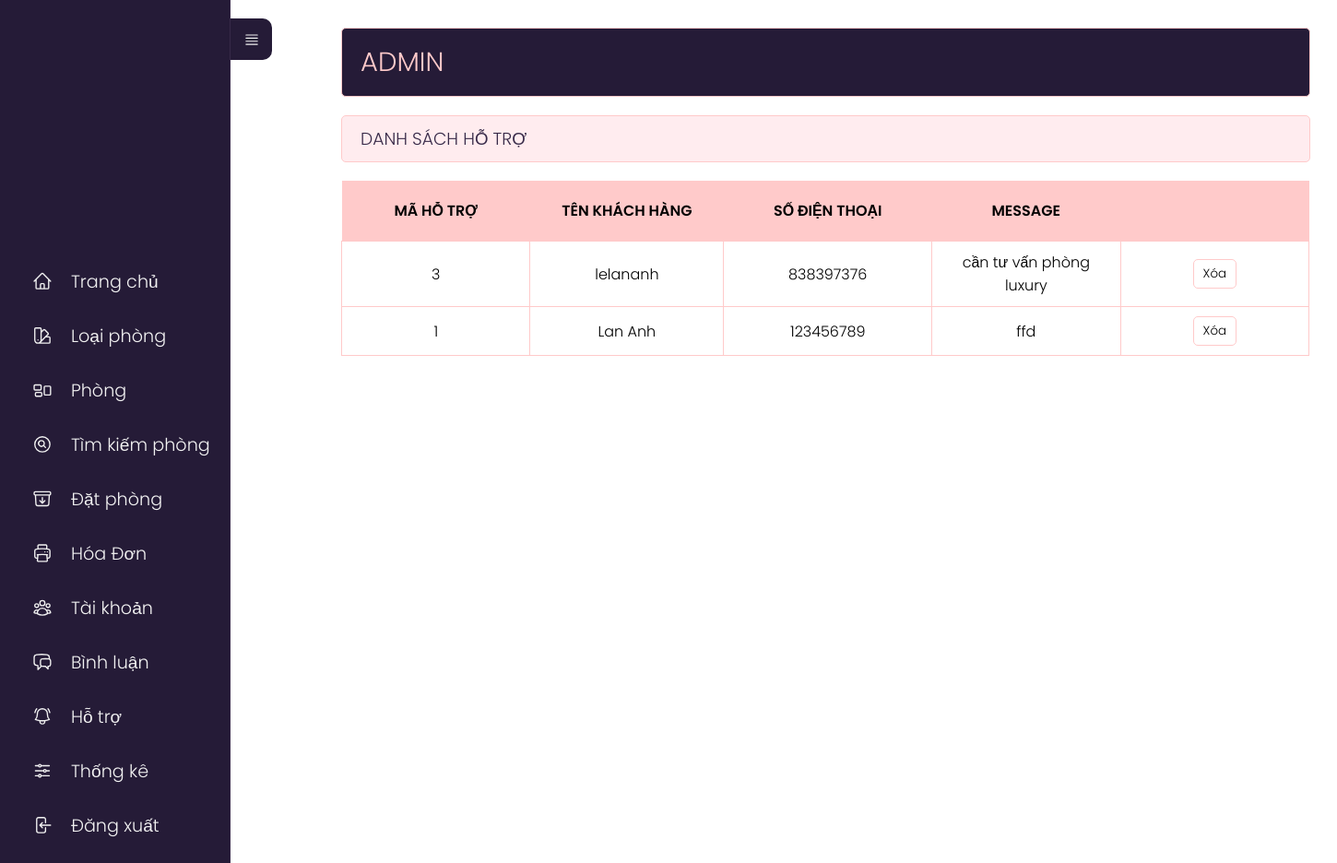
The page /admin/index.php?act=dsht on the database as committed earlier.
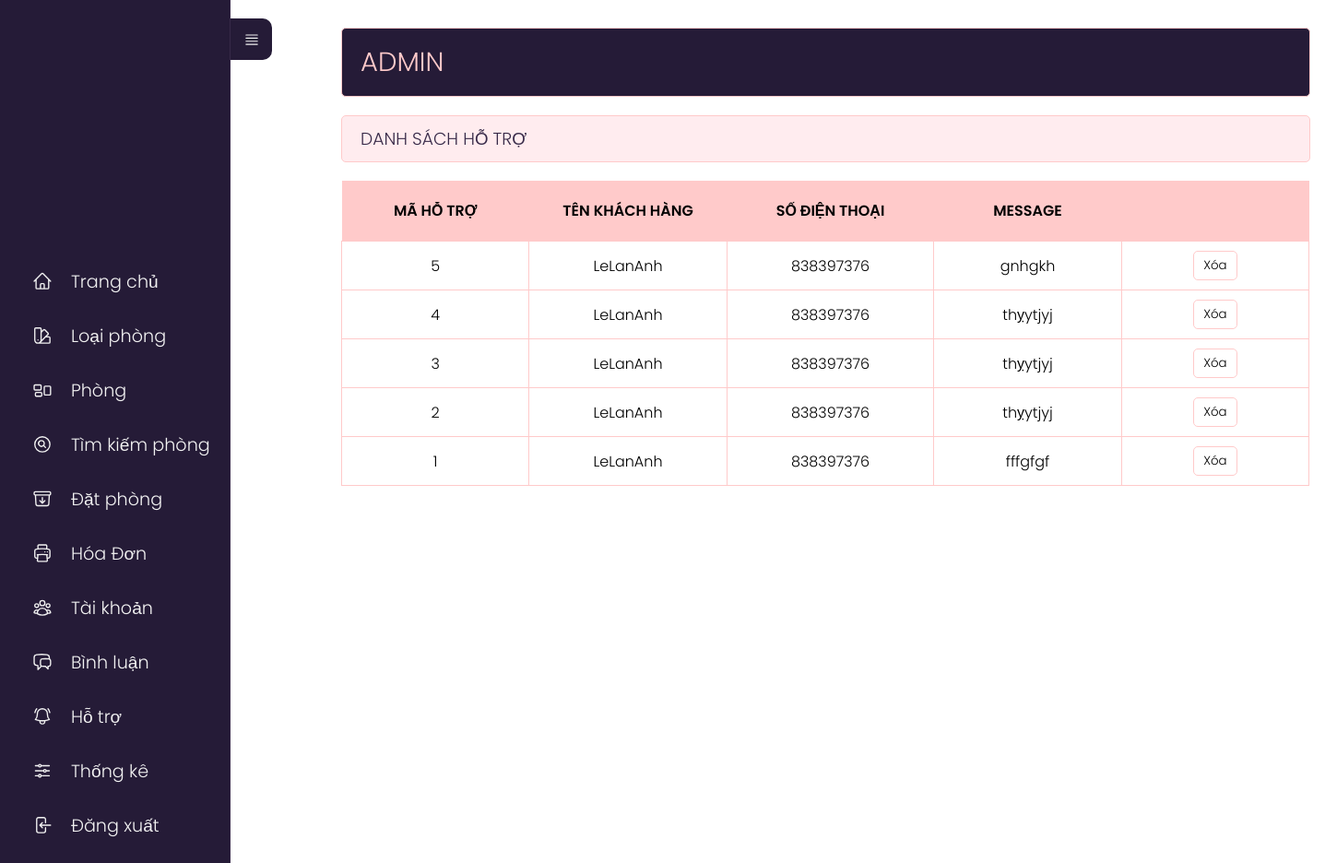
The same page on the database as committed later.
### tables this page shows
CREATE TABLE `hotro` (
  `id_hotro` int(11) NOT NULL,
  `name_user` varchar(255) NOT NULL,
  `tel` int(10) NOT NULL,
  `ghichu` text NOT NULL
);

### model/pdo.php (called while the page is built, shortened)
<?php
function pdo_get_connection(){
    $dburl = "mysql:host=localhost;dbname=khachsan;charset=utf8";
    $user = 'root';
    $password = '';
    $conn = new PDO($dburl, $user, $password);
    $conn->setAttribute(PDO::ATTR_ERRMODE, PDO::ERRMODE_EXCEPTION);
    return $conn;
}
function pdo_query($sql){
    $sql_args = array_slice(func_get_args(), 1);
    try{
        $conn = pdo_get_connection();
        $stmt = $conn->prepare($sql);
        $stmt->execute($sql_args);
        $rows = $stmt->fetchAll();
        return $rows;
    }
    catch(PDOException $e){
        throw $e;
    }
    finally{
        unset($conn);
    }
}

### model/hotro.php (called while the page is built, shortened)
<?php
    function loadall_hotro($id){
        $sql="select * from hotro where 1";
        $sql.=" order by id_hotro desc";
        $listhotro=pdo_query($sql);
        return $listhotro;
    }
?>

### admin/hotro/list.php (the view, shortened to what this page needs)
<div class="row">
    <div class="row mb headeradmin" style="width:143%;">
        <h1 style="padding: 15px 0;">ADMIN </h1>
    </div>
    <div class="row formtittle" style="width:143%;">
        <h3>DANH SÁCH HỖ TRỢ</h3>
    </div>
    <div class="row formcontent">
        <form action="index.php?act=thongke" method="post">
            <div class="row mb10 formdshanghoa" style="width:1050px;">
                <table>
                    <tr>
                        <th>MÃ HỖ TRỢ</th>
                        <th>TÊN KHÁCH HÀNG</th>
                        <th>SỐ ĐIỆN THOẠI</th>
                        <th>MESSAGE</th>
                        <th style="background-color: #FFCACA;"></th>
                    </tr>
                    <?php
                    foreach ($listhotro as $hotro) {
                        extract($hotro);
                        $xoaht = "index.php?act=xoaht&id=" . $id_hotro;
                        echo '<tr>
                                        <td>' . $id_hotro . '</td>
                                        <td>' . $name_user . '</td>
                                        <td>' . $tel . '</td>
                                        <td>' . $ghichu . '</td>
                                        <td><a onclick="return DELETE()" href="' . $xoaht . '"><input type="button" value="Xóa"></a></td>
                                    </tr>';
                    }
                    ?>
                </table>
            </div>
        </form>
    </div>
</div>
</div>

### admin/header.php (shortened to what this page needs)
<!DOCTYPE html>
<html lang="en">
<head>
  <link rel="stylesheet" href="../view_demo/css/styleadmin.css">
</head>
<body>
  <div class="content_menu">
    <nav>
      <div class="toggle_menu"><svg xmlns="http://www.w3.org/2000/svg" fill="none" viewBox="0 0 24 24" stroke-width="1.5" stroke="currentColor" class="w-6 h-6" style="width:40%;">
          <path stroke-linecap="round" stroke-linejoin="round" d="M3.75 5.25h16.5m-16.5 4.5h16.5m-16.5 4.5h16.5m-16.5 4.5h16.5" />
        </svg>
      </div>
      <ul>
        <li><a href="index.php">
            Trang chủ</a></li>
        <li><a href="index.php?act=addlp">
            Loại phòng</a></li>
        <li><a href="index.php?act=addp">
            Phòng</a></li>
        <li><a href="index.php?act=searchp">
            Tìm kiếm phòng</a></li>
        <li><a href="index.php?act=listdp">
            Đặt phòng</a></li>
        <li><a href="index.php?act=listhd">
            Hóa Đơn</a></li>
        <li><a href="index.php?act=dskh">
            Tài khoản</a></li>
        <li><a href="index.php?act=listbl">
            Bình luận</a></li>
        <li><a href="index.php?act=dsht">
            Hỗ trợ</a></li>
        <li><a href="index.php?act=thongke">
            Thống kê</a></li>
        <li><a href="index.php?act=thoat">
            Đăng xuất</a></li>
      </ul>
    </nav>
  </div>
  <section class="content_admin">
    <div class="boxcenter">

### admin/index.php (shortened to what this page needs)
<?php
    include "../model/pdo.php";
    include "../model/hotro.php";
    include "header.php";
    if (isset($_GET['act'])) {
        $act = $_GET['act'];
        switch ($act) {
            case 'dsht':
                $listhotro = loadall_hotro(0);
                include "hotro/list.php";
                break;
        }
    }
    include "footer.php";

### admin/footer.php
</section>
</body>
</html>

### view_demo/css/styleadmin.css (style rules this page uses)
* { padding: 0; margin: 0; box-sizing: border-box; font-family: 'Poppins', sans-serif; font-weight: 300; }
body { position: relative; width: 100%; min-height: 150vh; }
.boxcenter { position: absolute; top: 0; left: 250px; width: calc(100% -250px); height: 100vh; display: flex; padding: 20px; }
.row { float: left; width: 70%; }
.mb { margin-bottom: 20px; }
.mb10 { margin-bottom: 10px; }
.formtk input[type="submit"], .formcontent input[type="submit"], .formcontent input[type="reset"], .formcontent input[type="button"] { border-radius: 5px; padding: 5px 10px; background-color: #ffffff; border: 1px solid #FFCACA; }
.headeradmin { background-color: #251B37; border: 1px solid #FFCACA; color: #FFCACA; border-radius: 5px; padding: 0px 20px; width: 70%; }
.headeradmin h1 { font-size: 2vw; }
.formtittle { background-color: #FFECEF; border: 1px solid #FFCACA; color: #372948; border-radius: 5px; padding: 10px 20px; }
.formcontent { padding: 20px 0; }
table tr th { font-weight: 600; }
.formdshanghoa table { width: 100%; border-collapse: collapse; }
.formdshanghoa table th:nth-child(1) { width: 10%; padding: 20px; background-color: #FFCACA; }
.formdshanghoa table th:nth-child(2) { width: 10%; background-color: #FFCACA; }
.formdshanghoa table th:nth-child(3) { width: 10%; background-color: #FFCACA; }
.formdshanghoa table th:nth-child(4) { width: 10%; background-color: #FFCACA; }
.formdshanghoa table th:nth-child(5) { width: 10%; background-color: #FFCACA; }
.formdshanghoa table td { border: 1px solid #FFCACA; padding: 10px 20px; text-align: center; }
.content_menu nav { position: fixed; width: 250px; height: 100%; background-color: #251B37; display: flex; align-items: center; border-right: 1px solid #372948; z-index: 1000; }
.content_menu nav ul { width: 100%; list-style: none; overflow: hidden; }
.content_menu nav ul li a { width: 100%; color: #f2f2f2; font-size: 1.2em; text-decoration: none; display: inline-flex; align-items: center; padding: 15px; transition: linear 0.5s; }
.content_menu nav ul li a svg { margin: 0 20px; color: #f2f2f2; font-size: 1.2em; transition: linear 0.2s; }
.content_admin { position: absolute; top: 0; left: 100px; width: calc(100% -250px); height: 100vh; display: flex; top:10px; padding: 20px; transition: ease-in-out 0.5s; }
nav .toggle_menu { position: absolute; top: 20px; right: -46px; width: 45px; height: 45px; display: flex; justify-content: center; align-items: center; background-color: #251B37; border-radius: 0 10px 10px 0; cursor: pointer; transition: linear 0.2s; }
nav .toggle_menu svg { color: #f2f2f2; font-size: 1.5em; transition: linear 0.2s; }

Rows that differ between the two databases and show on the page:
added hotro: id_hotro "5", name_user "LeLanAnh", tel "838397376", ghichu "gnhgkh"
added hotro: id_hotro "4", name_user "LeLanAnh", tel "838397376", ghichu "thỵytjyj"
changed hotro id 3: name_user "lelananh" → "LeLanAnh"; ghichu "cần tư vấn phòng luxury" → "thỵytjyj"
added hotro: id_hotro "2", name_user "LeLanAnh", tel "838397376", ghichu "thỵytjyj"
changed hotro id 1: name_user "Lan Anh" → "LeLanAnh"; tel "123456789" → "838397376"; ghichu "ffd" → "fffgfgf"
